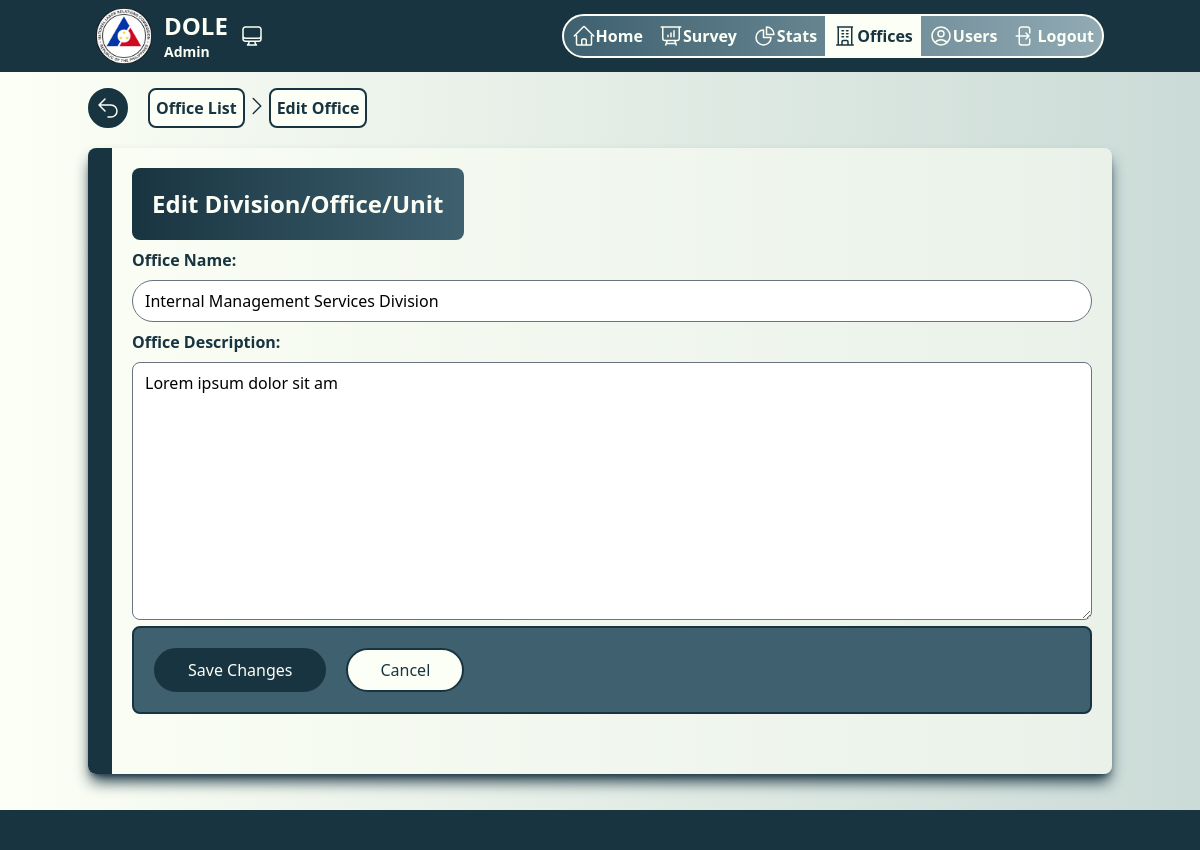
The app's page /offices/edit/1/ (signed in) with its own data.
### office/models.py (models this page shows)
class Office(models.Model):
    office_name = models.CharField(max_length=254)
    office_description = models.TextField(
        blank=True,
        null=True,
        help_text="Enter a description of the office"
    )
    def __str__(self):
        return self.office_name

### office/views.py (the view)
# urls.py: path('edit/<int:office_id>/', views.office_edit, name='office_edit'),
@login_required(login_url='login')
@user_passes_test(lambda user: user.is_superuser or has_role(user, ['admin']))
def office_edit(request, office_id):
    office = get_object_or_404(Office, id=office_id)
    form = OfficeForm(request.POST or None, instance=office)
    if request.method == "POST" and form.is_valid():
        form.save()
        return redirect('office_list')
    context = {
        'form': form,
        'office': office,
    }
    return render(request, 'office_edit.html', context)

### office/forms.py
class OfficeForm(forms.ModelForm):
    class Meta:
        model = Office
        fields = '__all__'
        labels = {
            'office_name': 'Office Name:',
            'office_description': 'Office Description:',
        }
        beige_input = "px-3 py-2 rounded-full "
        widgets = {
            'office_name': forms.TextInput(attrs={
                'class': beige_input + "w-full",
            }),
            'office_description': forms.Textarea(attrs={
                'class': beige_input + "w-full rounded-lg",
            }),
        }

### authentication/utils.py (called while the page is built)
def has_role(user, allowed_roles):
    if hasattr(user, 'profile') and user.profile.role in allowed_roles:
        return True
    return False

### office/templates/office_edit.html (shortened to what this page needs)
{% extends 'layout.html' %}
{% block content %}
{% include 'office_url.html' %}
<div class="shadow-lg shadow-navyBlue container mx-auto bg-beige bg-opacity-60 rounded-lg my-5 flex">
    <div class="flex w-full">
        <div class="flex p-3 rounded-l-lg bg-navyBlue"></div>
        <div class="my-5 w-full">
            <div class=" mx-5">
                <div class="bg-gradient-to-r from-navyBlue to-navyLightBlue flex items-center text-2xl rounded-lg text-beige font-bold w-fit p-5">
                    Edit Division/Office/Unit
                </div>
                <form method="POST">
                    <h1 class="font-bold text-medium text-navyBlue my-2">{{ form.office_name.label }}</h1>
                    {{ form.office_name }}
                    <h1 class="font-bold text-medium text-navyBlue my-2">{{ form.office_description.label }}</h1>
                    {{ form.office_description }}
                    <div class="bg-navyLightBlue border-2 border-navyBlue rounded-lg mb-10 flex">
                        <button type="submit" class="bg-navyBlue text-beige mx-5 border-2 py-2 px-8 rounded-full my-5 text-bold  border-navyBlue cursor-pointer hover:bg-navyLighterBlue hover:text-beige transition duration-200">
                            Save Changes
                        </button>
                        <a href="{% url 'office_list' %}"
                           class="bg-beige border-2 py-2 px-8 rounded-full my-5 text-bold text-navyBlue border-navyBlue cursor-pointer hover:bg-navyLighterBlue hover:text-beige transition duration-200">
                            Cancel
                        </a>
                    </div>
                </form>
            </div>
        </div>
    </div>
</div>
{% endblock %}

### records on screen
Office: office_name "Internal Management Services Division", office_description "Lorem ipsum dolor sit am"
